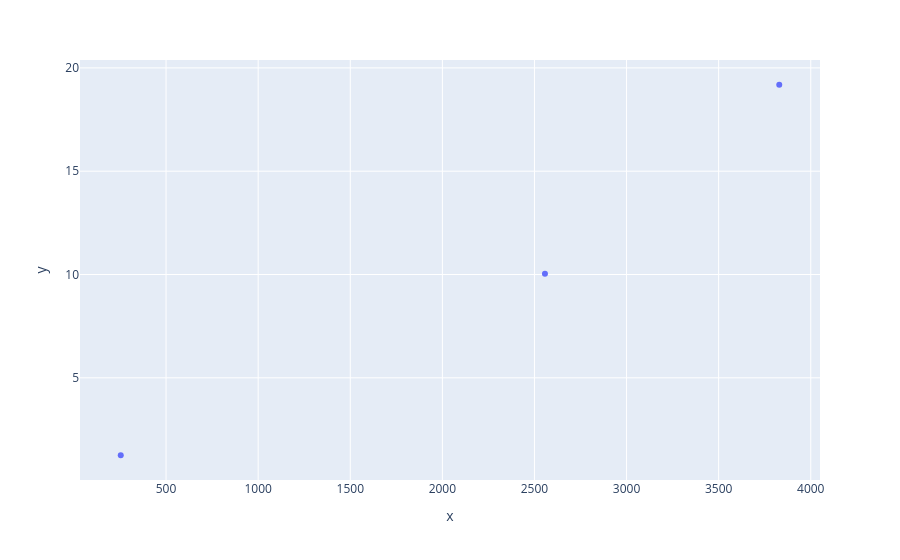

Notebook source saved alongside this figure:
### Markdown cell above
Not sure quite how useful this is but it looks like it is showing some (nonlinear) scaling.

### Code cell
from ukrdc_stats.calculators.dialysis import DialysisStatsCalculator
import plotly.express as px
import datetime as dt
from contextlib import contextmanager
from time import perf_counter

@contextmanager
def catchtime():
    start = perf_counter()
    yield lambda: perf_counter() - start


args = {"limit_to_ukrdc":True, "limit_query_length" : None}

units = ["RNJ00", "RJZ", "RFBAK"]
patient_cohort_length = []
time_to_run = []

for unit in units:
    with catchtime() as t:
        calculator = DialysisStatsCalculator(
            ukrdc3, unit, from_time=dt.datetime(2022, 9, 30), to_time=dt.datetime(2022, 12, 31)
        )
        # run function to extract stats
        output = calculator.extract_stats(**args)

    patient_cohort_length.append(len(calculator._patient_cohort))
    time_to_run.append(t())

fig = px.scatter(x=patient_cohort_length, y=time_to_run)
fig.show()

### Figure 1 — Plotly figure (JSON) as saved in the notebook; plotly's stock layout.template omitted (floating-point values rounded to 4 significant figures)
{"data": [{"hovertemplate": "x=%{x}<br>y=%{y}<extra></extra>", "legendgroup": "", "marker": {"color": "#636efa", "symbol": "circle"}, "mode": "markers", "name": "", "orientation": "v", "showlegend": false, "type": "scatter", "x": [3829, 2557, 254], "xaxis": "x", "y": [19.18, 10.03, 1.253], "yaxis": "y"}], "layout": {"legend": {"tracegroupgap": 0}, "margin": {"t": 60}, "xaxis": {"anchor": "y", "domain": [0, 1], "title": {"text": "x"}}, "yaxis": {"anchor": "x", "domain": [0, 1], "title": {"text": "y"}}}}
